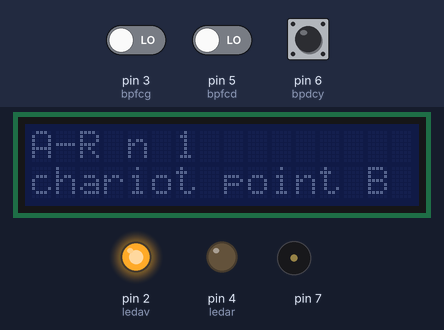
Bench run of a sketch on a simulated Arduino Uno, built with avr-gcc and run on an emulated ATmega328P. Parts: 16×2 character LCD, output pins drawn as LEDs (lit = HIGH), buzzer (waves = sounding). The test bench sets the inputs (shaded band); at power-on: pin 5 (bpfcd) LOW, pin 3 (bpfcg) LOW, pin 6 (bpdcy) HIGH. What the sketch prints to the serial monitor is not drawn.

Above: at 1.2 s.
1.3 s: pin 5 (bpfcd) driven HIGH
At 2.74 s:
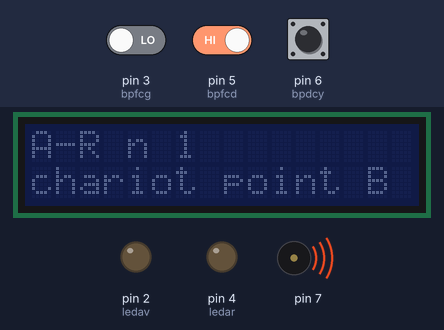
4.1 s: pin 5 (bpfcd) driven LOW
At 4.9 s:
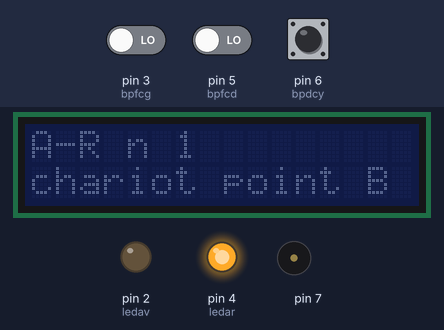
Timing chart, 0 to 7.1 s (numbered marks = the images above; inputs shaded):
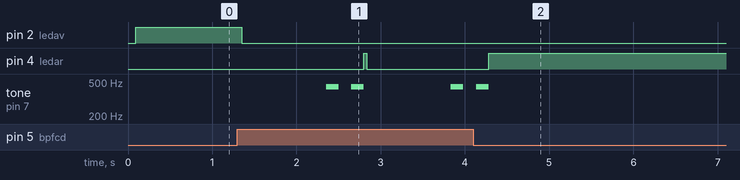

The sketch:

V4.1.ino
```cpp
#include <Wire.h>
#include "rgb_lcd.h"
int ledav =2;
int ledar =4;
int bpfcg =3;
int bpfcd =5;
int bpdcy =6;
int son_ab =7;
int son_dcy =8;

rgb_lcd lcd;

const int colorR = 0;
const int colorG = 0;
const int colorB = 0;

void setup()
{
  Wire.begin(); // Rejoindre le bus I2C (Pas besoin d adresse pour le maitre)
  // set up the LCD's number of columns and rows:
  lcd.begin(16, 2);
  lcd.setRGB(colorR, colorG, colorB);
  pinMode(ledav,OUTPUT) ;
  pinMode(ledar,OUTPUT) ;
  pinMode(bpfcg,INPUT) ;
  pinMode(bpfcd,INPUT) ;
  pinMode(bpdcy,INPUT) ;
  Serial.begin(9600);
}

void loop()
{
  lcd.setCursor(0, 1);
  digitalWrite(ledar , LOW) ;
  digitalWrite(ledav , LOW) ;
  lcd.clear();
  lcd.print("Attente depart");
  while(digitalRead(bpdcy) == LOW)
  {
    delay(100);
  }
     for(int i=1;i<=3;i++)
    {
      lcd.clear();
      Serial.println("A-R n ");
      Serial.println(i);
      lcd.setCursor(0,0);
      lcd.print("A-R n ");
      lcd.print(i);
      while(digitalRead(bpfcd) == LOW)
      {
        digitalWrite(ledav,HIGH);
        Serial.println("chariot avance");
        lcd.setCursor(0,1);
        lcd.print("                ");
        lcd.setCursor(0,1);
        lcd.print("chariot avance");
      }
      while(digitalRead(bpfcd) == HIGH)
      {
        Serial.println("chariot point B");
        lcd.setCursor(0,1);
        lcd.print("                ");
        lcd.setCursor(0,1);
        lcd.print("chariot point B");
        digitalWrite(ledav,LOW);
        digitalWrite(ledar,LOW);
        delay(1000);
        Serial.println("son chariot au point B");
        sonab();
        digitalWrite(ledar,HIGH);
      }
      while(digitalRead(bpfcg) == LOW)
      {
        digitalWrite(ledav,LOW);
        digitalWrite(ledar,HIGH);
        Serial.println("recule");
        lcd.setCursor(0,1);
        lcd.print("                ");
        lcd.setCursor(0,1);
        lcd.print("chariot recule");
      }
      while(digitalRead(bpfcg) == HIGH)
      {
        Serial.println("chariot point A");
        lcd.setCursor(0,1);
        lcd.print("                ");
        lcd.setCursor(0,1);
        lcd.print("chariot point A");
        digitalWrite(ledav,LOW);
        digitalWrite(ledar,LOW);
        Serial.println("son chariot au point A");
        sonab();
        delay(1000);
      }
    }
    Serial.println("son chariot qui a fini un cycle");
    sonfcy();
  }

void sonab()
{
  tone(7,440);
  delay(150);
  noTone(7);
  delay(150);
  tone(7,440);
  delay(150);
  noTone(7);
}

void sonfcy()
{
  tone(8,880);
  delay(150);
  noTone(8);
  delay(150);
  tone(8,880);
  delay(150);
  noTone(8);
  delay(150);
  tone(8,880);
  delay(150);
  noTone(8);
}
```

Measured:
- after the input at 1.3 s, pin 2 (ledav): HIGH → LOW after 0.05 s; pin 4 (ledar): LOW → HIGH after 1.5 s, → LOW 0.03 s later; tone on pin 7: goes 440 Hz 0.15 s, silent 0.15 s, 440 Hz 0.15 s, silent 1.0 s, 440 Hz 0.15 s, then silent, starting after 1.1 s
- after the input at 4.1 s, pin 4 (ledar): goes on until 4.3 s, then stays HIGH; tone on pin 7: goes on until 4.3 s, then stays silent
